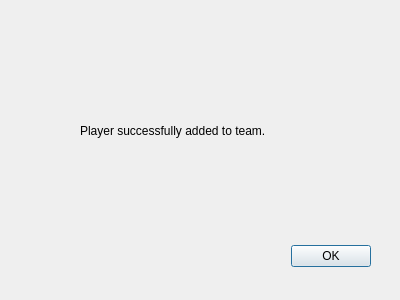
<?xml version="1.0" encoding="UTF-8"?>
<ui version="4.0">
 <class>AddPlayerSuccessDialog</class>
 <widget class="QDialog" name="AddPlayerSuccessDialog">
  <property name="geometry">
   <rect>
    <x>0</x>
    <y>0</y>
    <width>400</width>
    <height>300</height>
   </rect>
  </property>
  <property name="windowTitle">
   <string>Success</string>
  </property>
  <widget class="QDialogButtonBox" name="buttonBox">
   <property name="geometry">
    <rect>
     <x>30</x>
     <y>240</y>
     <width>341</width>
     <height>32</height>
    </rect>
   </property>
   <property name="orientation">
    <enum>Qt::Horizontal</enum>
   </property>
   <property name="standardButtons">
    <set>QDialogButtonBox::Ok</set>
   </property>
  </widget>
  <widget class="QLabel" name="label">
   <property name="geometry">
    <rect>
     <x>80</x>
     <y>100</y>
     <width>241</width>
     <height>61</height>
    </rect>
   </property>
   <property name="text">
    <string>Player successfully added to team.</string>
   </property>
  </widget>
 </widget>
 <resources/>
 <connections>
  <connection>
   <sender>buttonBox</sender>
   <signal>accepted()</signal>
   <receiver>AddPlayerSuccessDialog</receiver>
   <slot>accept()</slot>
   <hints>
    <hint type="sourcelabel">
     <x>248</x>
     <y>254</y>
    </hint>
    <hint type="destinationlabel">
     <x>157</x>
     <y>274</y>
    </hint>
   </hints>
  </connection>
  <connection>
   <sender>buttonBox</sender>
   <signal>rejected()</signal>
   <receiver>AddPlayerSuccessDialog</receiver>
   <slot>reject()</slot>
   <hints>
    <hint type="sourcelabel">
     <x>316</x>
     <y>260</y>
    </hint>
    <hint type="destinationlabel">
     <x>286</x>
     <y>274</y>
    </hint>
   </hints>
  </connection>
 </connections>
</ui>
